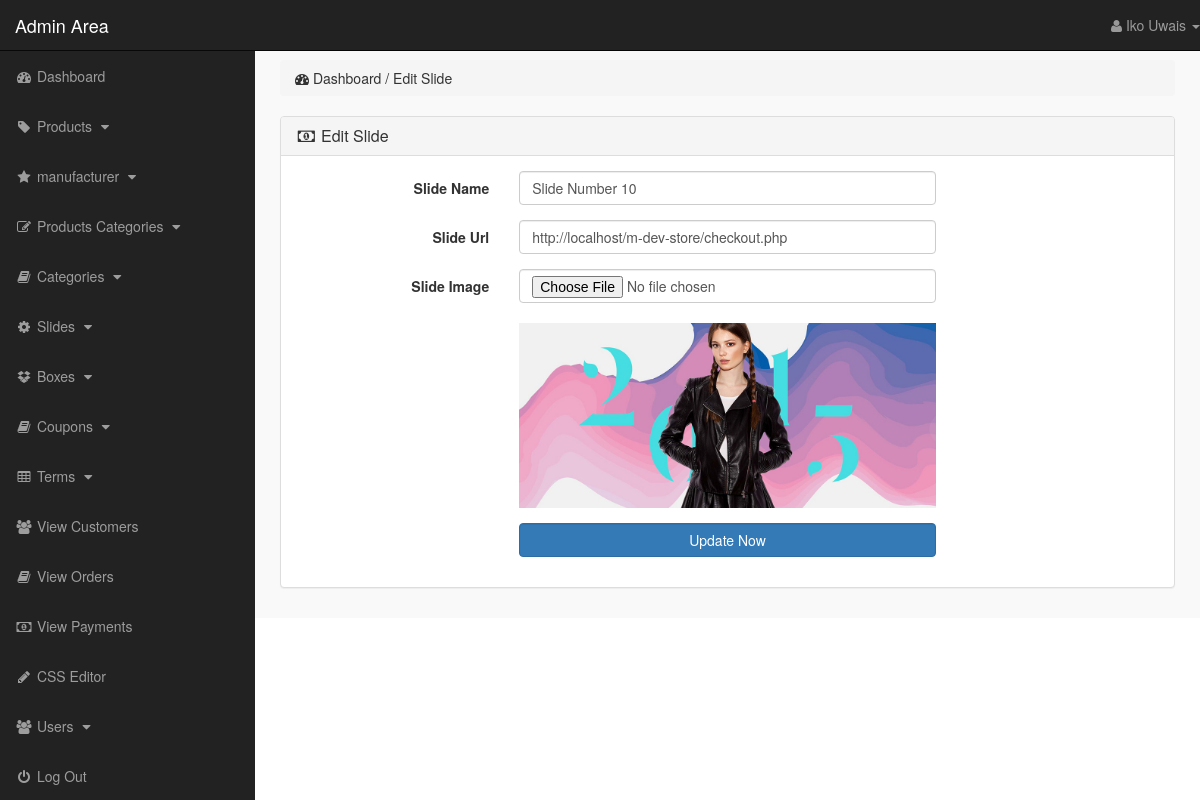
/M-Dev-Store/admin_area/index.php?edit_slide=8 (signed in), run on the app's committed database.
### tables this page shows
CREATE TABLE `slider` (
  `slide_id` int(10) NOT NULL,
  `slide_name` varchar(255) NOT NULL,
  `slide_image` text NOT NULL,
  `slide_url` varchar(255) NOT NULL
);

### M-Dev-Store/admin_area/edit_slide.php (the view, shortened to what this page needs)
<?php
    if(!isset($_SESSION['admin_email'])){
        echo "<script>window.open('login.php','_self')</script>";
    }else{
?>
<?php
    if(isset($_GET['edit_slide'])){
        $edit_slide_id = $_GET['edit_slide'];
        $edit_slide = "select * from slider where slide_id='$edit_slide_id'";
        $run_edit_slide = mysqli_query($con,$edit_slide);
        $row_edit_slide = mysqli_fetch_array($run_edit_slide);
        $slide_name = $row_edit_slide['slide_name'];
        $slide_url = $row_edit_slide['slide_url'];
        $slide_image = $row_edit_slide['slide_image'];
    }
?>
<div class="row">
    <div class="col-lg-12">
        <ol class="breadcrumb">
            <li>
                <i class="fa fa-dashboard"></i> Dashboard / Edit Slide
            </li>
        </ol>
    </div>
</div>
<div class="row">
    <div class="col-lg-12">
        <div class="panel panel-default">
            <div class="panel-heading">
                <h3 class="panel-title">
                    <i class="fa fa-money fa-fw"></i> Edit Slide
                </h3>
            </div>
            <div class="panel-body">
                <form action="" class="form-horizontal" method="post" enctype="multipart/form-data">
                    <div class="form-group">
                        <label for="" class="control-label col-md-3">
                            Slide Name
                        </label>
                        <div class="col-md-6">
                            <input name="slide_name" type="text" class="form-control" value="<?php echo $slide_name; ?>">
                        </div>
                    </div>
                    <div class="form-group">
                        <label for="" class="control-label col-md-3">
                            Slide Url
                        </label>
                        <div class="col-md-6">
                            <input name="slide_url" type="text" class="form-control" value="<?php echo $slide_url; ?>">
                        </div>
                    </div>
                    <div class="form-group">
                        <label for="" class="control-label col-md-3">
                            Slide Image
                        </label>
                        <div class="col-md-6">
                            <input type="file" name="slide_image" class="form-control">
                            <br/>
                            <img src="slides_images/<?php echo $slide_image; ?>" class="img-responsive">
                        </div>
                    </div>
                    <div class="form-group">
                        <label for="" class="control-label col-md-3"></label>
                        <div class="col-md-6">
                            <input type="submit" name="update" value="Update Now" class="btn btn-primary form-control">
                        </div>
                    </div>
                </form>
            </div>
        </div>
    </div>
</div>
<?php } ?>

### M-Dev-Store/admin_area/includes/sidebar.php (shortened to what this page needs)
<?php
    if(!isset($_SESSION['admin_email'])){
        echo "<script>window.open('login.php','_self')</script>";
    }else{
?>
<nav class="navbar navbar-inverse navbar-fixed-top">
    <div class="navbar-header">
        <a href="index.php?dashboard" class="navbar-brand">Admin Area</a>
    </div>
    <ul class="nav navbar-right top-nav">
        <li class="dropdown">
            <a href="#" class="dropdown-toggle" data-toggle="dropdown">
                <i class="fa fa-user"></i> <?php echo $admin_name;  ?> <b class="caret"></b>
            </a>
        </li>
    </ul>
    <div class="collapse navbar-collapse navbar-ex1-collapse">
        <ul class="nav navbar-nav side-nav">
            <li>
                <a href="index.php?dashboard">
                        <i class="fa fa-fw fa-dashboard"></i> Dashboard
                </a>
            </li>
            <li>
                <a href="#" data-toggle="collapse" data-target="#products">
                        <i class="fa fa-fw fa-tag"></i> Products
                        <i class="fa fa-fw fa-caret-down"></i>
                </a>
            </li>
            <li>
                <a href="#" data-toggle="collapse" data-target="#manufacturer">
                        <i class="fa fa-fw fa-star"></i> manufacturer
                        <i class="fa fa-fw fa-caret-down"></i>
                </a>
            </li>
            <li>
                <a href="#" data-toggle="collapse" data-target="#p_cat">
                        <i class="fa fa-fw fa-edit"></i> Products Categories
                        <i class="fa fa-fw fa-caret-down"></i>
                </a>
            </li>
            <li>
                <a href="#" data-toggle="collapse" data-target="#cat">
                        <i class="fa fa-fw fa-book"></i> Categories
                        <i class="fa fa-fw fa-caret-down"></i>
                </a>
            </li>
            <li>
                <a href="#" data-toggle="collapse" data-target="#slides">
                        <i class="fa fa-fw fa-gear"></i> Slides
                        <i class="fa fa-fw fa-caret-down"></i>
                </a>
            </li>
            <li>
                <a href="#" data-toggle="collapse" data-target="#boxes">
                        <i class="fa fa-fw fa-dropbox"></i> Boxes
                        <i class="fa fa-fw fa-caret-down"></i>
                </a>
            </li>
            <li>
                <a href="#" data-toggle="collapse" data-target="#coupon">
                        <i class="fa fa-fw fa-book"></i> Coupons
                        <i class="fa fa-fw fa-caret-down"></i>
                </a>
            </li>
            <li>
                <a href="#" data-toggle="collapse" data-target="#terms">
                        <i class="fa fa-fw fa-table"></i> Terms
                        <i class="fa fa-fw fa-caret-down"></i>
                </a>
            </li>
            <li>
                <a href="index.php?view_customers">
                    <i class="fa fa-fw fa-users"></i> View Customers
                </a>
            </li>
            <li>
                <a href="index.php?view_orders">
                    <i class="fa fa-fw fa-book"></i> View Orders
                </a>
            </li>
            <li>
                <a href="index.php?view_payments">
                    <i class="fa fa-fw fa-money"></i> View Payments
                </a>
            </li>
            <li>
                <a href="index.php?edit_css">
                    <i class="fa fa-fw fa-pencil"></i> CSS Editor
                </a>
            </li>
            <li>
                <a href="#" data-toggle="collapse" data-target="#users">
                        <i class="fa fa-fw fa-users"></i> Users
                        <i class="fa fa-fw fa-caret-down"></i>
                </a>
            </li>
            <li>
                <a href="logout.php">
                    <i class="fa fa-fw fa-power-off"></i> Log Out
                </a>
            </li>
        </ul>
    </div>
</nav>
<?php } ?>

### M-Dev-Store/admin_area/css/style.css (style rules this page uses)
body { margin-top: 100px; }
@media (min-width: 768px) { body { margin-top: 50px; } }
.top-nav { 0 15px; }
.top-nav>li { float: left; display: inline-block; }
.top-nav>li>a { color: #999999; line-height: 20px; padding-top: 15px; padding-bottom: 15px; }
@media (min-width: 768px) { .side-nav { position: fixed; top: 51px; bottom: 0; width: 255px; overflow-y: auto; overflow-x: hidden; background-color: #222222; padding-bottom: 40px; border-radius: 0; } }
@media (min-width: 768px) { .side-nav>li>a { width: 255px; } }
.panel-body { border-radius: 5px; }

### data on the page
slider: slide_name "Slide Number 10", slide_url "http://localhost/m-dev-store/checkout.php", slide_image (picture)

### other printed values
$admin_name "Iko Uwais"
